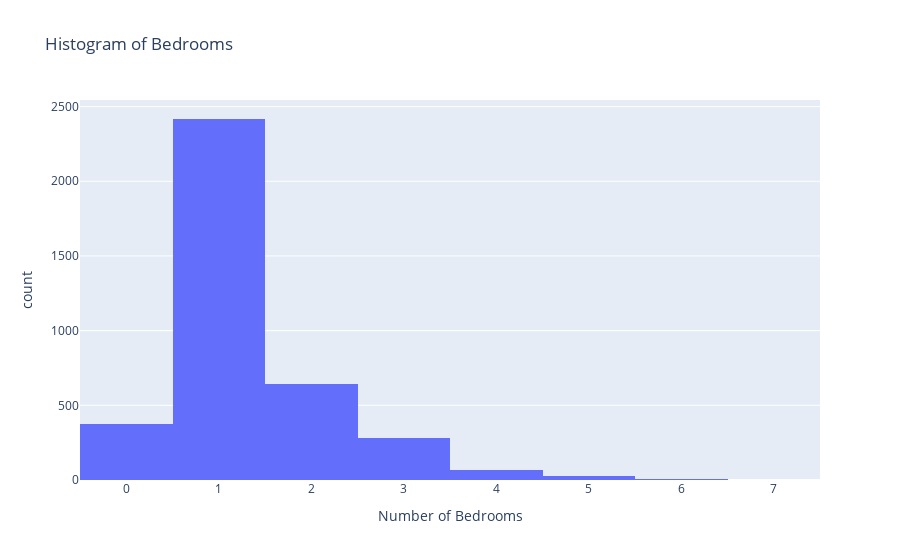

The notebook cell saved with this chart:
### Code cell
px.histogram(listings_df, x="bedrooms", title="Histogram of Bedrooms", labels={'bedrooms':"Number of Bedrooms"})

### Figure 1 — Plotly figure (JSON) as saved in the notebook; plotly's stock layout.template omitted (floating-point values rounded to 4 significant figures; data arrays with more than 128 entries replaced by an {"elided": "..."} marker saying what was removed)
{"data": [{"alignmentgroup": "True", "bingroup": "x", "hovertemplate": "Number of Bedrooms=%{x}<br>count=%{y}<extra></extra>", "legendgroup": "", "marker": {"color": "#636efa"}, "name": "", "offsetgroup": "", "orientation": "v", "showlegend": false, "type": "histogram", "x": {"elided": "3818 int values"}, "xaxis": "x", "yaxis": "y"}], "layout": {"barmode": "relative", "legend": {"tracegroupgap": 0}, "title": {"text": "Histogram of Bedrooms"}, "xaxis": {"anchor": "y", "domain": [0, 1], "title": {"text": "Number of Bedrooms"}}, "yaxis": {"anchor": "x", "domain": [0, 1], "title": {"text": "count"}}}}
